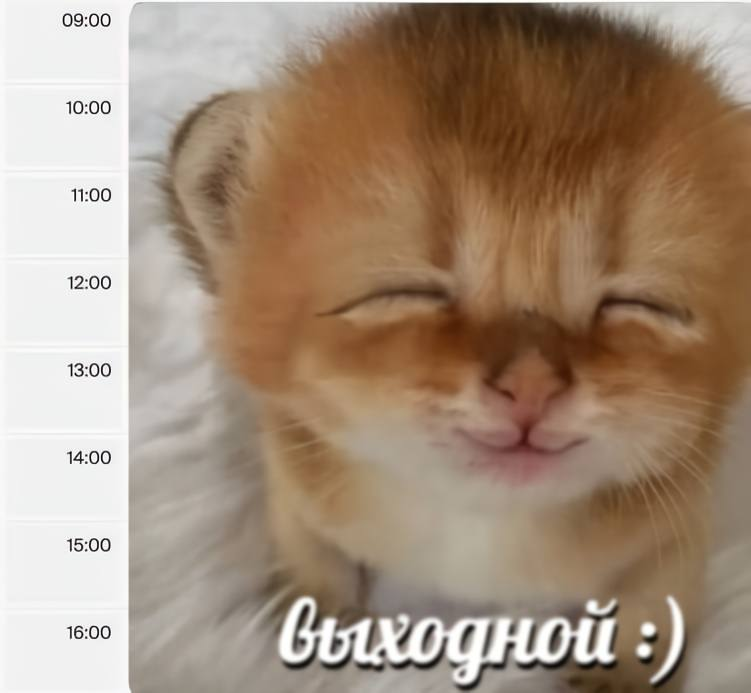
#> input picture image_2.jpg, 751 x 693 px
$ python main.py
#> lines starting #> are read from the running program, lines starting #| are printed output that depends on the picture
### image/imagehandler.py

from PIL import Image
from .imageprocessor import ImageProcessor

class ImageHandler:
    def __init__(self, path: str):
        self.path = path
        self.image = None

    def load_image(self):
        self.image = Image.open(self.path)
#> self.image is the input picture: PIL image 751x693 RGB; mean R, G, B 163, 141.5, 122
        return self.image

    def resize_300(self):
        if self.image is None:
            raise ValueError("Image not loaded.")
        self.image = self.image.resize((300, 300))
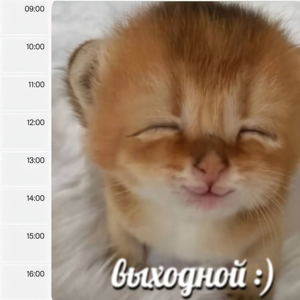
#> self.image: PIL image 300x300 RGB; mean R, G, B 163, 141.5, 122
        return self.image

    def save_png(self, output_path: str):
        if self.image is None:
            raise ValueError("Image not loaded.")
        self.image.save(output_path, format="PNG")

    def get_processor(self):
        if self.image is None:
            raise ValueError("Image not loaded.")
        return ImageProcessor(self.image)

### image/imageprocessor.py
from PIL import ImageFilter, ImageDraw, ImageFont

class ImageProcessor:
    def __init__(self, image):
        self.image = image

    def apply_blur(self):
        self.image = self.image.filter(ImageFilter.BLUR)
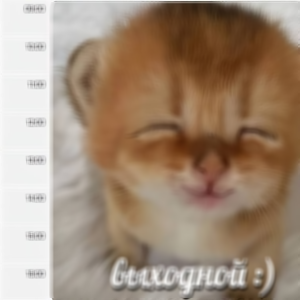
#> self.image: PIL image 300x300 RGB; mean R, G, B 163.1, 141.6, 122.1
        return self.image

    def add_text_variant_1(self):
        draw = ImageDraw.Draw(self.image)
        text = "Вариант 1"

        try:
            font = ImageFont.truetype("arial.ttf", 20)
        except:
            font = ImageFont.load_default()

        bbox = draw.textbbox((0, 0), text, font=font)
#> bbox = (0, 4, 108, 23)
        text_width = bbox[2] - bbox[0]
#> text_width = 108
        text_height = bbox[3] - bbox[1]
#> text_height = 19

        width, height = self.image.size
#> width = 300; height = 300

        x = width - text_width - 10
#> x = 182
        y = height - text_height - 10
#> y = 271

        draw.text((x, y), text, font=font, fill=(255, 255, 255))

        return self.image

### main.py
from image.imagehandler import ImageHandler


def main():
    handler = ImageHandler("image_2.jpg")
    handler.load_image()
    handler.resize_300()

    processor = handler.get_processor()
    processed = processor.apply_blur()
    processed = processor.add_text_variant_1()

    handler.image = processed

    handler.save_png("output.png")


if __name__ == "__main__":
    main()
